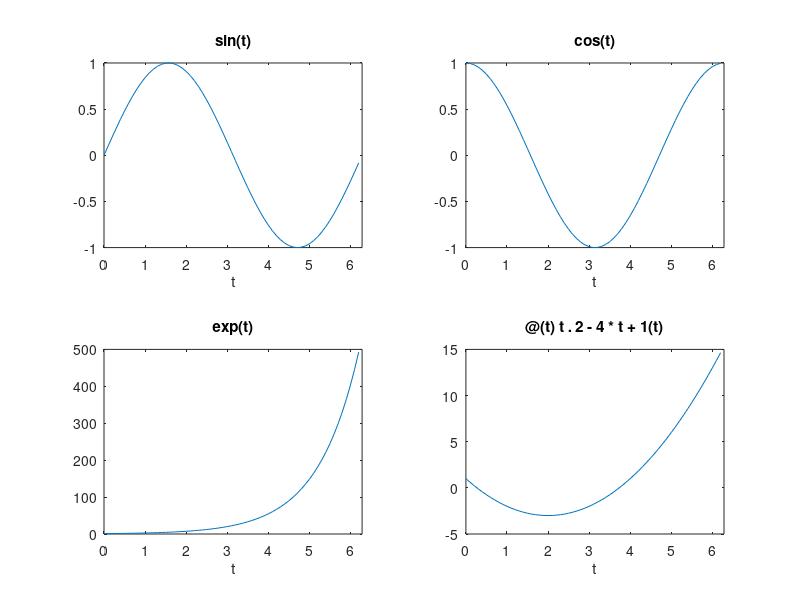

Write MATLAB code to recreate this figure.
close all
clear
clc

t = [0:0.1:2*pi]';
fh = {@sin, @cos};
fh{3} = str2func('exp');
fh{4} = @(t)t.^2-4*t+1;
figure;
for n = 1:4
    subplot(2,2,n);
    plot(t,fh{n}(t));
    xlabel('t');
    title([func2str(fh{n}),'(t)']);
    set(gca,'XLim',[0,2*pi]);
end